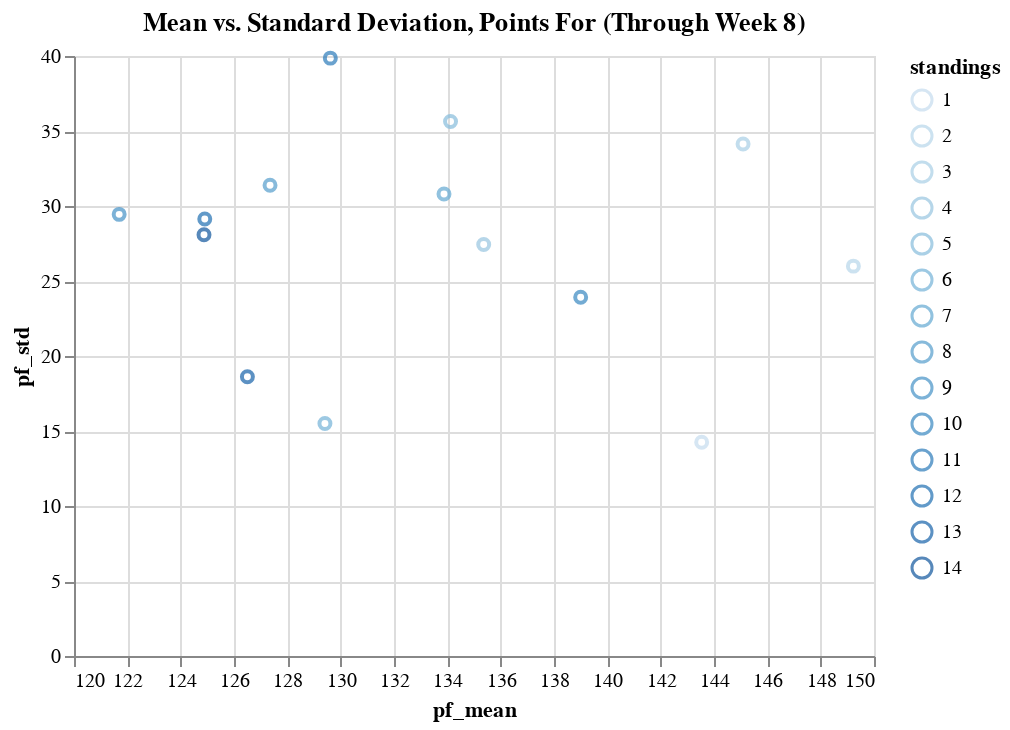

Source (notebook cell):
### Code cell
(alt.Chart(points_for_stats)
    .mark_point(tooltip=True)
    .encode(
        alt.X('pf_mean:Q', scale=alt.Scale(zero=False)), 
        alt.Y('pf_std:Q', scale=alt.Scale(zero=True)), 
        alt.Color('standings:O'), 
        alt.Text('team')
    )
    .properties(
        title='Mean vs. Standard Deviation, Points For (Through Week 8)'
    )
)

### Figure 1 — Vega-Lite specification as saved in the notebook (floating-point values rounded to 4 significant figures)
{"config": {"view": {"continuousWidth": 400, "continuousHeight": 300}}, "data": {"name": "data-87b630aeb3bc528b5c154208654d9caf"}, "mark": {"type": "point", "tooltip": true}, "encoding": {"color": {"type": "ordinal", "field": "standings"}, "text": {"type": "nominal", "field": "team"}, "x": {"type": "quantitative", "field": "pf_mean", "scale": {"zero": false}}, "y": {"type": "quantitative", "field": "pf_std", "scale": {"zero": true}}}, "title": "Mean vs. Standard Deviation, Points For (Through Week 8)", "$schema": "https://vega.github.io/schema/vega-lite/v4.8.1.json", "datasets": {"data-87b630aeb3bc528b5c154208654d9caf": [{"team": "Paper Lions", "pf_mean": 129.4, "pf_var": 240.3, "pf_std": 15.5, "standings": 6}, {"team": "In Brees We Trust", "pf_mean": 133.9, "pf_var": 948.5, "pf_std": 30.8, "standings": 7}, {"team": "Overconfidentii Vulgaris", "pf_mean": 127.4, "pf_var": 985.0, "pf_std": 31.39, "standings": 8}, {"team": "Untar Stars", "pf_mean": 139.0, "pf_var": 571.9, "pf_std": 23.91, "standings": 10}, {"team": "Birmingham Iron", "pf_mean": 134.1, "pf_var": 1270.0, "pf_std": 35.64, "standings": 5}, {"team": "Killer Clowns", "pf_mean": 145.1, "pf_var": 1165.0, "pf_std": 34.13, "standings": 3}, {"team": "Kristen McCaffrey", "pf_mean": 149.2, "pf_var": 675.5, "pf_std": 25.99, "standings": 2}, {"team": "Team Teem", "pf_mean": 124.9, "pf_var": 788.6, "pf_std": 28.08, "standings": 14}, {"team": "Spaceballs The Fantasy Team", "pf_mean": 135.4, "pf_var": 752.7, "pf_std": 27.44, "standings": 4}, {"team": "Green Bay Popik", "pf_mean": 129.6, "pf_var": 1589.0, "pf_std": 39.86, "standings": 11}, {"team": "The Sub-Marinos", "pf_mean": 121.7, "pf_var": 866.9, "pf_std": 29.44, "standings": 9}, {"team": "Pigskin Syndicate", "pf_mean": 124.9, "pf_var": 848.9, "pf_std": 29.14, "standings": 12}, {"team": "Brian's Bulldogs", "pf_mean": 143.5, "pf_var": 203.0, "pf_std": 14.25, "standings": 1}, {"team": "The Ol Dirty Sock", "pf_mean": 126.5, "pf_var": 346.5, "pf_std": 18.61, "standings": 13}]}}
